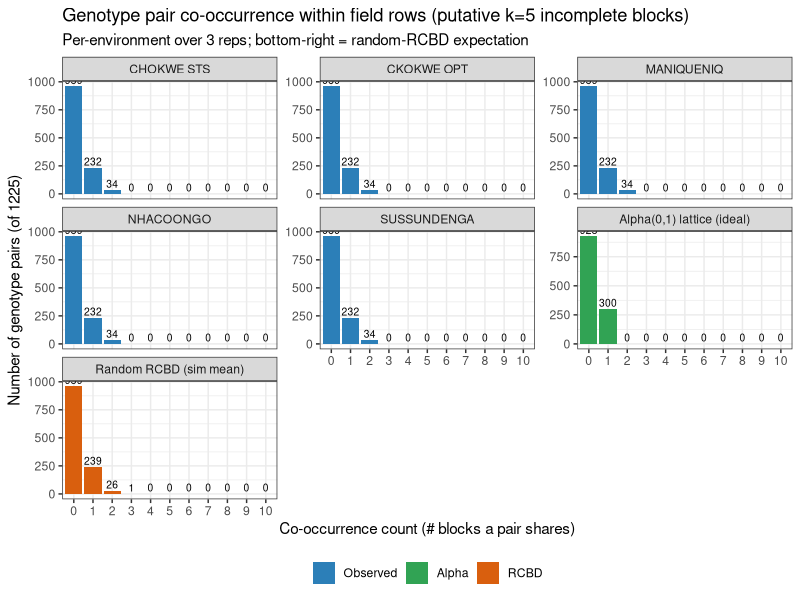

The R source for this figure:
suppressPackageStartupMessages({
  library(readr); library(dplyr); library(tidyr); library(ggplot2)
})

set.seed(20260616)

df <- read_csv("data/multilocation.csv", show_col_types = FALSE) %>%
  rename(ENV = loc, REP = rep, GEN = gen) %>%   # new schema -> internal names
  mutate(file_order = row_number())             # entry is damaged; use file order

field <- df %>%
  group_by(ENV, REP) %>%
  arrange(file_order, .by_group = TRUE) %>%
  mutate(
    plot_order = row_number(),
    field_row  = ceiling(plot_order / 5),
    pos_in_row = ((plot_order - 1) %% 5) + 1,
    field_col  = if_else(field_row %% 2 == 1, pos_in_row, 6L - pos_in_row)
  ) %>%
  ungroup() %>%
  mutate(GEN = as.integer(GEN))

stopifnot(nrow(field) == 750)   # 5 environments x 3 reps x 50 entries
gens <- sort(unique(field$GEN))
stopifnot(length(gens) == 50)
cat("N genotypes:", length(gens), " range:", min(gens), "-", max(gens), "\n")

# all 1225 unordered pairs
pairs <- t(combn(gens, 2))
pair_key <- function(i, j) paste(pmin(i, j), pmax(i, j), sep = "_")
all_keys <- pair_key(pairs[, 1], pairs[, 2])
stopifnot(length(all_keys) == 1225)

# count co-occurrences within blocks for a given set of (block-id, GEN) rows
cooc_counts <- function(data, block_cols) {
  data <- data %>% mutate(.blk = interaction(across(all_of(block_cols)), drop = TRUE))
  # for each block, all pairs of GEN within it
  cnt <- data %>%
    group_by(.blk) %>%
    summarise(pk = list({
      g <- sort(GEN)
      if (length(g) < 2) character(0) else {
        cb <- combn(g, 2)
        paste(cb[1, ], cb[2, ], sep = "_")
      }
    }), .groups = "drop") %>%
    tidyr::unnest(pk) %>%
    count(pk, name = "cooc")
  # join to full pair list, fill 0
  full <- tibble(pk = all_keys) %>%
    left_join(cnt, by = "pk") %>%
    mutate(cooc = replace_na(cooc, 0L))
  full$cooc
}

dist_table <- function(counts, maxc) {
  tab <- table(factor(counts, levels = 0:maxc))
  as.integer(tab)
}

# (a) per environment, blocks = ENV,REP,field_row, counting across the 3 reps of that ENV
envs <- sort(unique(field$ENV))
maxc_overall <- 0
per_env <- lapply(envs, function(e) {
  sub <- field %>% filter(ENV == e)
  cooc_counts(sub, c("REP", "field_row"))
})
names(per_env) <- envs
maxc_env <- max(sapply(per_env, max))

# (b) pooled across all 15 replicates (5 env x 3 reps)
pooled <- cooc_counts(field, c("ENV", "REP", "field_row"))
maxc_pool <- max(pooled)

maxc <- max(maxc_env, maxc_pool)

cat("\n=== (a) PER-ENVIRONMENT distribution (3 reps each) ===\n")
env_tab <- sapply(per_env, dist_table, maxc = maxc)
rownames(env_tab) <- paste0("count=", 0:maxc)
print(env_tab)

cat("\n=== (b) POOLED (15 reps) distribution ===\n")
pool_tab <- dist_table(pooled, maxc = maxc)
names(pool_tab) <- paste0("count=", 0:maxc)
print(pool_tab)

cat("\nMax co-occurrence (per-env):", maxc_env,
    " | (pooled):", maxc_pool, "\n")
cat("# pairs exceeding 1 (per-env, any ENV):",
    sum(sapply(per_env, function(x) sum(x > 1))), "\n")
cat("# pairs exceeding 1 (pooled):", sum(pooled > 1), "\n")

# (c) simulated random RCBD: per-environment (3 reps), permute 50 gens into 10 rows of 5
n_sim <- 1000
sim_maxc <- maxc
sim_accum <- matrix(0, nrow = sim_maxc + 1, ncol = 1)
# template: one ENV with 3 reps x 10 rows x 5 = 150 plots
sim_block <- expand.grid(REP = 1:3, field_row = 1:10, slot = 1:5)
for (s in seq_len(n_sim)) {
  d <- sim_block
  d$GEN <- unlist(lapply(1:3, function(r) sample(gens, 50)))
  cc <- cooc_counts(d %>% mutate(across(c(REP, field_row), as.integer)),
                    c("REP", "field_row"))
  t <- table(factor(cc, levels = 0:sim_maxc))
  sim_accum <- sim_accum + as.integer(t)
}
sim_mean <- sim_accum / n_sim
rownames(sim_mean) <- paste0("count=", 0:sim_maxc)
cat("\n=== (c) SIMULATED RANDOM RCBD per-env expectation (mean # pairs, n_sim=", n_sim, ") ===\n", sep = "")
print(round(sim_mean[, 1], 2))

# ---- PLOT ----
plot_df <- bind_rows(lapply(envs, function(e) {
  tibble(count = 0:maxc, pairs = dist_table(per_env[[e]], maxc),
         panel = e, type = "Observed")
}))
sim_df <- tibble(count = 0:maxc, pairs = sim_mean[, 1],
                 panel = "Random RCBD (sim mean)", type = "RCBD")

# (d) ideal alpha(0,1)-lattice expectation (deterministic)
#   v=50, k=5, s=10, r=3 reps/env -> within-block pairs = r*s*choose(k,2) = 300
#   resolvable alpha(0,1): no pair concurs >1, so count=1 -> 300, count=0 -> 925
alpha_pairs <- numeric(maxc + 1)
alpha_pairs[1] <- 925  # count = 0
alpha_pairs[2] <- 300  # count = 1  (counts >=2 stay 0)
alpha_df <- tibble(count = 0:maxc, pairs = alpha_pairs,
                   panel = "Alpha(0,1) lattice (ideal)", type = "Alpha")

plot_all <- bind_rows(plot_df, sim_df, alpha_df)
# 5 env panels + ideal alpha + random-RCBD expectation, in a 3-column grid
plot_all$panel <- factor(plot_all$panel,
                         levels = c(envs, "Alpha(0,1) lattice (ideal)",
                                    "Random RCBD (sim mean)"))
plot_all$type <- factor(plot_all$type, levels = c("Observed", "Alpha", "RCBD"))

p <- ggplot(plot_all, aes(x = factor(count), y = pairs, fill = type)) +
  geom_col() +
  geom_text(aes(label = round(pairs)), vjust = -0.3, size = 2.6) +
  facet_wrap(~ panel, ncol = 3, scales = "free_y") +
  scale_fill_manual(values = c(Observed = "#2c7fb8", Alpha = "#31a354",
                               RCBD = "#d95f0e")) +
  labs(
    title = "Genotype pair co-occurrence within field rows (putative k=5 incomplete blocks)",
    subtitle = "Per-environment over 3 reps; bottom-right = random-RCBD expectation",
    x = "Co-occurrence count (# blocks a pair shares)",
    y = "Number of genotype pairs (of 1225)",
    fill = NULL
  ) +
  theme_bw(base_size = 11) +
  theme(legend.position = "bottom")

ggsave("output/cooccurrence_distribution.png", p,
       width = 10, height = 6, dpi = 150)
cat("\nPNG saved.\n")
